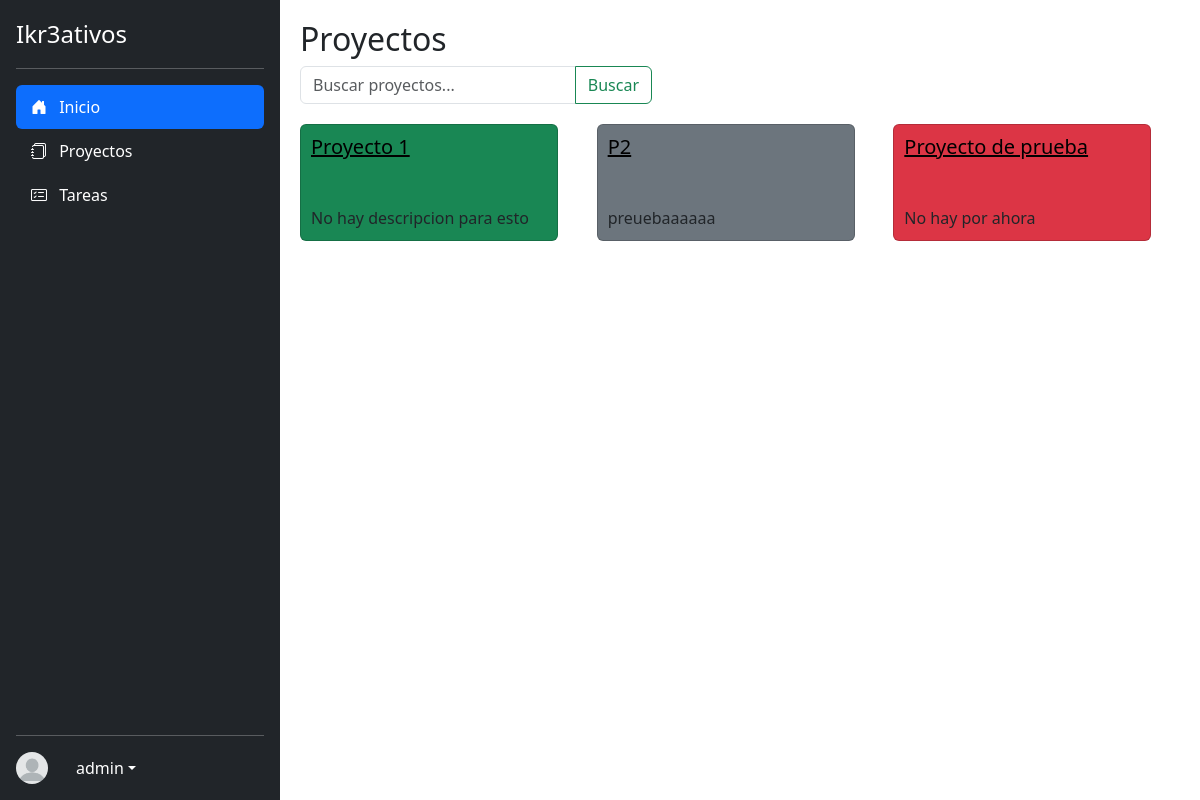
Screenshot of /proyectos/ (signed in) with the database file from the repository.
### GESTOR_PROYECTOS/models.py (models this page shows, shortened)
class Proyecto(models.Model):
    nombre=models.CharField(max_length=50)
    descripcion=models.CharField(max_length=50)
    finalizado=models.BooleanField(default=False)
    personas = models.ManyToManyField(User)

### GESTOR_PROYECTOS/views.py (the view)
# urls.py: path('proyectos/', lista_proyectos, name='lista_proyectos'),
@login_required
def lista_proyectos(request):
    query = request.GET.get("q")  # Paso 1: Captura el término de búsqueda
    proyectos = Proyecto.objects.all()
    if query:
        proyectos = proyectos.filter(nombre__icontains=query)  # Paso 2: Filtra los proyectos
    return render(request, 'lista_proyectos.html', {'proyectos': proyectos})  # Paso 3: Pasa los proyectos filtrados

### GESTOR_PROYECTOS/templatetags/custom_filters.py (called while the page is built)
@register.filter
def random_color(colors):
    colors_list = colors.split()
    return random.choice(colors_list)

### GESTOR_PROYECTOS/templatetags/custom_tags.py (called while the page is built)
@register.filter(name='has_group')
def has_group(user, group_name):
    group = Group.objects.get(name=group_name)
    return group in user.groups.all()

### GESTOR_PROYECTOS/templates/lista_proyectos.html (shortened to what this page needs)
{% extends "base.html" %}
{% load custom_filters %}
{% block content %}
<h2>Proyectos</h2>
<form method="get" action="" class="search-form">
    <div class="input-group">
        <input class="form-control search-input" type="search" name="q" placeholder="Buscar proyectos..." value="{{ request.GET.q }}" aria-label="Buscar proyectos">
        <button class="btn btn-outline-success" type="submit">Buscar</button>
    </div>
</form>
<div class="row">
    {% for proyecto in proyectos %}
    {% with colors="bg-primary bg-secondary bg-success bg-danger bg-warning bg-info bg-light " %}
    <div class="col-md-4 mb-4">
        <div class="card square-card {{ colors|random_color }}">
            <div class="card-body">
                <h5 class="card-title">
                    <a href="{% url 'detalle_proyecto' proyecto.id %}" class="text-black">{{ proyecto.nombre }}</a>
                </h5>
                <p class="card-text">{{ proyecto.descripcion }}</p>
            </div>
        </div>
    </div>
    {% endwith %}
    {% endfor %}
</div>
{% endblock %}

### GESTOR_PROYECTOS/templates/base.html (shortened to what this page needs)
{% load static %}
{% load custom_tags %}
<!DOCTYPE html>
<html lang="en">
<head>
    <link href="https://cdn.jsdelivr.net/npm/bootstrap@5.3.3/dist/css/bootstrap.min.css" rel="stylesheet">
    <link rel="stylesheet" href="https://cdnjs.cloudflare.com/ajax/libs/bootstrap-icons/1.5.0/font/bootstrap-icons.min.css">
</head>
<body>
    <div class="sidebar d-flex flex-column flex-shrink-0 p-3 text-white bg-dark">
        <span class="fs-4">Ikr3ativos</span>
        <hr>
        <ul class="nav nav-pills flex-column mb-auto">
            <li class="nav-item">
                <a href="http://127.0.0.1:8000/proyectos/" class="nav-link active" aria-current="page">
                    <i class="bi bi-house-door-fill me-2"></i> Inicio
                </a>
            </li>
            <li>
                <a href="http://127.0.0.1:8000/proyectos/" class="nav-link text-white">
                    <i class="bi bi-journals me-2"></i> Proyectos
                </a>
            </li>
            <li>
                <a href="http://127.0.0.1:8000/tareas_trabajador/" class="nav-link text-white">
                    <i class="bi bi-card-checklist me-2"></i> Tareas
                </a>
            </li>
        </ul>
        <hr>
        <div class="dropdown">
            <a href="#" class="d-flex align-items-center text-white text-decoration-none dropdown-toggle" id="dropdownUser1" data-bs-toggle="dropdown" aria-expanded="false">
                <img src="{% static 'GESTOR_PROYECTOS/AVATAR.png' %}" alt="" width="32" height="32" class="rounded-circle me-2">
                <span style="margin-left: 20px;">{{ user.username }}</span>
            </a>
        </div>
    </div>
    <div class="content">
        {% block content %}{% endblock %}
    </div>
</body>
</html>

### GESTOR_PROYECTOS/templates/base.html (style rules this page uses)
.sidebar { height: 100vh; position: fixed; top: 0; left: 0; width: 280px; padding-top: 20px; padding-bottom: 20px; }
.content { margin-left: 280px; padding: 20px; }
.nav-link { padding: 10px 15px; }

### GESTOR_PROYECTOS/templates/lista_proyectos.html (style rules this page uses)
.square-card { position: relative; width: 90%; padding-top: 40%; }
.square-card .card-body { position: absolute; top: 0; left: 0; right: 0; bottom: 0; display: flex; flex-direction: column; justify-content: space-between; padding: 10px; }
.square-card .card-title { position: absolute; top: 10px; left: 10px; margin: 0; }
.square-card .card-text { position: absolute; bottom: 10px; left: 10px; margin: 0; }
.search-form { margin-bottom: 20px; }
.card { margin-bottom: 10px; }
.row { margin-left: -5px; margin-right: -5px; }
.col-md-4 { padding-left: 5px; padding-right: 5px; }
.input-group { position: relative; display: flex; flex-wrap: wrap; align-items: stretch; width: 40%; }

### rows the page displays
Proyecto: nombre "Proyecto 1", descripcion "No hay descripcion para esto"
Proyecto: nombre "P2", descripcion "preuebaaaaaa"
Proyecto: nombre "Proyecto de prueba", descripcion "No hay por ahora"

### other values shown
{{ user.username }} "admin"
